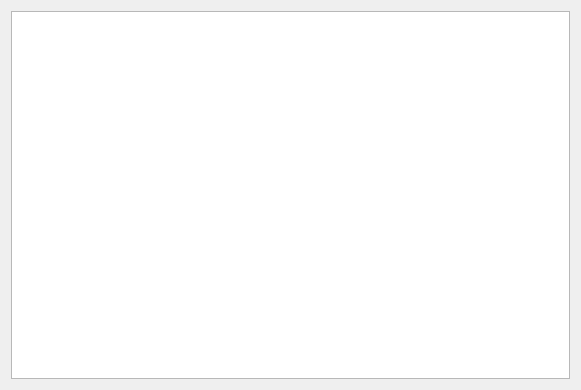
<?xml version="1.0" encoding="UTF-8"?>
<ui version="4.0">
 <author>Massimo Callegari</author>
 <comment>
  Q Light Controller Plus
  debugbox.ui

  Copyright (c) 2015 Massimo Callegari

  Licensed under the Apache License, Version 2.0 (the "License");
  you may not use this file except in compliance with the License.
  You may obtain a copy of the License at

      http://www.apache.org/licenses/LICENSE-2.0.txt

  Unless required by applicable law or agreed to in writing, software
  distributed under the License is distributed on an "AS IS" BASIS,
  WITHOUT WARRANTIES OR CONDITIONS OF ANY KIND, either express or implied.
  See the License for the specific language governing permissions and
  limitations under the License.
 </comment>
 <class>DebugBox</class>
 <widget class="QDialog" name="DebugBox">
  <property name="geometry">
   <rect>
    <x>0</x>
    <y>0</y>
    <width>581</width>
    <height>390</height>
   </rect>
  </property>
  <property name="focusPolicy">
   <enum>Qt::ClickFocus</enum>
  </property>
  <property name="contextMenuPolicy">
   <enum>Qt::NoContextMenu</enum>
  </property>
  <property name="windowTitle">
   <string>QLC+ debug window</string>
  </property>
  <property name="windowIcon">
   <iconset resource="qlcui.qrc">
    <normaloff>:/qlcconsole.png</normaloff>:/qlcconsole.png</iconset>
  </property>
  <layout class="QGridLayout" name="gridLayout">
   <item row="0" column="0">
    <widget class="QTextEdit" name="m_debugBrowser"/>
   </item>
  </layout>
 </widget>
 <resources>
  <include location="qlcui.qrc"/>
  <include location="qlcui.qrc"/>
 </resources>
 <connections/>
</ui>
